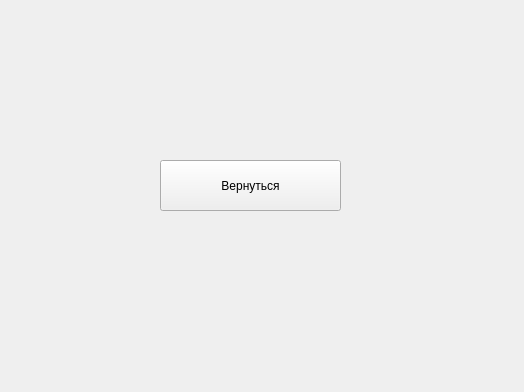
<?xml version="1.0" encoding="UTF-8"?>
<ui version="4.0">
 <class>Form</class>
 <widget class="QWidget" name="Form">
  <property name="geometry">
   <rect>
    <x>0</x>
    <y>0</y>
    <width>524</width>
    <height>392</height>
   </rect>
  </property>
  <property name="windowTitle">
   <string>Form</string>
  </property>
  <widget class="QPushButton" name="to_main_btn">
   <property name="geometry">
    <rect>
     <x>160</x>
     <y>160</y>
     <width>181</width>
     <height>51</height>
    </rect>
   </property>
   <property name="text">
    <string>Вернуться</string>
   </property>
  </widget>
 </widget>
 <resources/>
 <connections/>
</ui>
